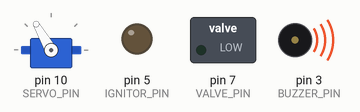
Recording of a sketch running on a simulated Arduino Nano, built with avr-gcc and run on an emulated ATmega328P. Shown: servo, switched loads named in the sketch (green lamp = pin HIGH), output pins drawn as LEDs (lit = HIGH), buzzer (waves = sounding). What the sketch prints to the serial monitor is not drawn.

Above: at 72.05 s.
At 78.0 s:
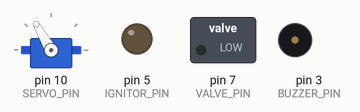
Timing chart, 0 to 78.9 s (numbered marks = the images above):
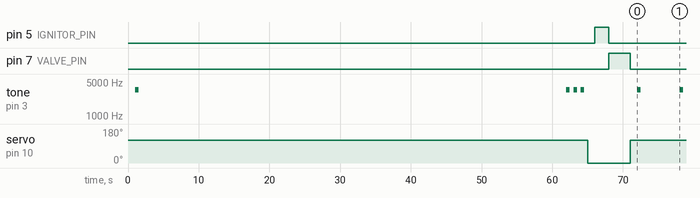

Measured:
- by itself, tone on pin 3 (BUZZER_PIN): plays 3500 Hz for 0.50 s, 3500 Hz for 0.50 s, 3500 Hz for 0.50 s, 3500 Hz for 0.50 s, 3500 Hz for 0.50 s, 3500 Hz for 0.50 s … (14 notes in this stretch)

The sketch:

silo_launcher.ino
```cpp
/* ***************************************************************************
 * This sketch contains logic of self-maintained silo launcher.              *
 *                                                                           *
 * Sketch uses Arduino Nano as main board.                                   *
 * Sketch uses piezzo buzzer, servo, two relay modules to control ignitor,   *
 * solenoid valve. It's recommended to power board, servo and ignitor with   *
 * stable 2x18650. Solenoid valve powered by 12v moto battery.               *
 *                                                                           *
 * Logic:                                                                    *
 *    1) Init all modules                                                    *
 *    2) Beep after init is complete                                         *
 *    3) Wait a safety delay (i.e. 1 min)                                    *
 *    4) Beep several times as final countdown                               *
 *    5) Open silo cap                                                       *
 *    6) Ignite engine                                                       *
 *    7) Open valve to push out rocket from silo                             *
 *    8) Switch off ignition                                                 *
 *    9) Close valve                                                         *
 *   10) Close cap                                                           *
 *   11) Beep continuously                                                   *
 *                                                                           *
 * Sketch written by Iliya Vereshchagin 2021.                                *
 *****************************************************************************/

#include <Servo.h>

#define DEBUG

// Servo globals
Servo servo;
const int SERVO_PIN = 10;
const int SERVO_DELAY = 1000;

// Solenoid valve globals
const int VALVE_PIN = 7;

// Ignitor globals
const int IGNITOR_PIN = 5;
const long IGNITOR_DELAY = 2000;

// Buzzer globals
const int BUZZER_PIN = 3;
const int BUZZER_FREQUENCY = 3500;
const int BUZZER_DELAY = 500;
const int BUZZER_LAST_DELAY = 5000;
const int BUZZER_OK = 1;
const int BUZZER_START = 3;

// Sequence globals
const long LAUNCH_DELAY = 60000;    // 1 minute from power on to start
const int POST_LAUNCH_DELAY = 3000; // 3 seconds


void setup()
{
    #ifdef DEBUG
    Serial.begin(9600);
    #endif
    init_valve();
    init_ignitor();
    init_servo();
    init_buzzer();
    beep_count(BUZZER_OK);
    // Force launch sequence right after setup
    launch_sequence();
}


/* Init functions */

void init_ignitor()
{
    pinMode(IGNITOR_PIN, OUTPUT);
    digitalWrite(IGNITOR_PIN, LOW);
    #ifdef DEBUG
    Serial.println("Ignitor initialized");
    #endif
}

void init_valve()
{
    pinMode(VALVE_PIN, OUTPUT);
    digitalWrite(VALVE_PIN, LOW);
    #ifdef DEBUG
    Serial.println("Solenoid valve initialized");
    #endif
}

void init_servo()
{
    pinMode(SERVO_PIN, OUTPUT);
    servo.attach(SERVO_PIN);
    close_cap();
    #ifdef DEBUG
    Serial.println("Servo init done");
    #endif
}

void init_buzzer()
{
    pinMode(BUZZER_PIN, INPUT);
    #ifdef DEBUG
    Serial.println("Buzzer pin set");
    #endif
}


/* Control functions */

void open_valve()
{
    #ifdef DEBUG
    Serial.println("Opening solenoid valve");
    #endif
    digitalWrite(VALVE_PIN, HIGH);
}

void close_valve()
{
    #ifdef DEBUG
    Serial.println("Closing solenoid valve");
    #endif
    digitalWrite(VALVE_PIN, LOW);
}

void ignite()
{
    #ifdef DEBUG
    Serial.println("Ignition!");
    #endif
    digitalWrite(IGNITOR_PIN, HIGH);
    delay(IGNITOR_DELAY);
}

void switch_off_ignitor()
{
    #ifdef DEBUG
    Serial.println("Ignitor switch-off");
    #endif
    digitalWrite(IGNITOR_PIN, LOW);
}

void open_cap()
{
    #ifdef DEBUG
    Serial.println("Opening silo cap");
    #endif
    servo.write(0);
    delay(SERVO_DELAY);
}

void close_cap()
{
    #ifdef DEBUG
    Serial.println("Closing silo cap");
    #endif
    servo.write(120);
    delay(SERVO_DELAY);
}

void beep(int ghz, int demanded_delay)
{
    tone(BUZZER_PIN, ghz, demanded_delay);
    delay(demanded_delay);
    pinMode(BUZZER_PIN, INPUT);
    delay(demanded_delay);
}

void beep_count(int repeats)
{
    for (int i = 0; i < repeats; i++)
    {
        beep(BUZZER_FREQUENCY, BUZZER_DELAY);
    }
}


/* Main logic */
void launch_sequence()
{
    #ifdef DEBUG
    Serial.println("Launch sequence initiated");
    #endif
    delay(LAUNCH_DELAY);
    #ifdef DEBUG
    Serial.println("Launch imminent");
    #endif
    beep_count(BUZZER_START);
    // Launch!
    open_cap();
    ignite();
    open_valve();
    #ifdef DEBUG
    Serial.println("Launch done, now tear-down");
    #endif
    // Teardown
    switch_off_ignitor();
    delay(POST_LAUNCH_DELAY);
    close_valve();
    close_cap();
    #ifdef DEBUG
    Serial.println("Teardown completed, calling for maintenance");
    #endif
}

void loop()
{
    beep_count(BUZZER_OK);
    delay(BUZZER_LAST_DELAY);
}
```
